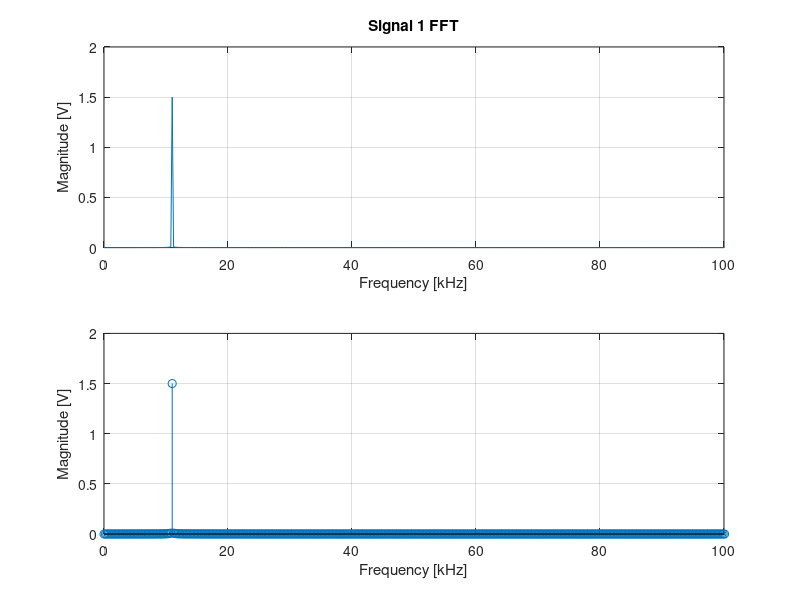
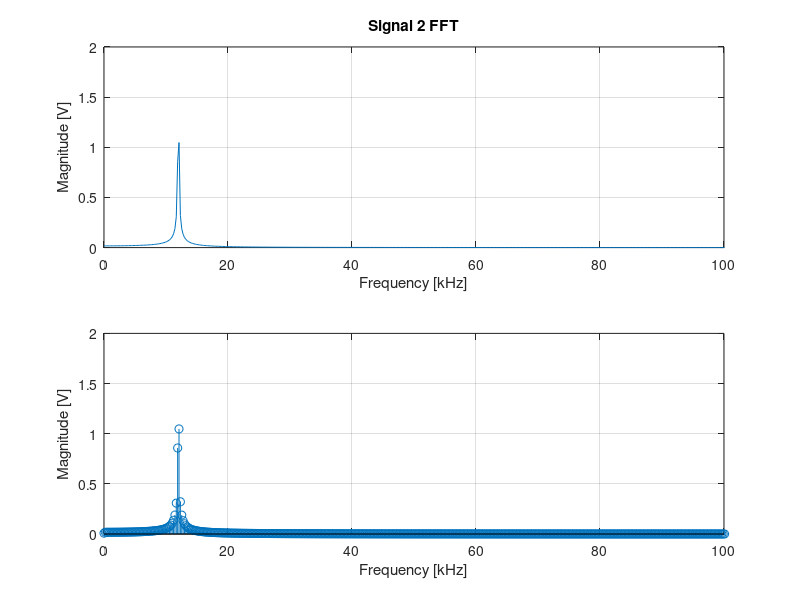
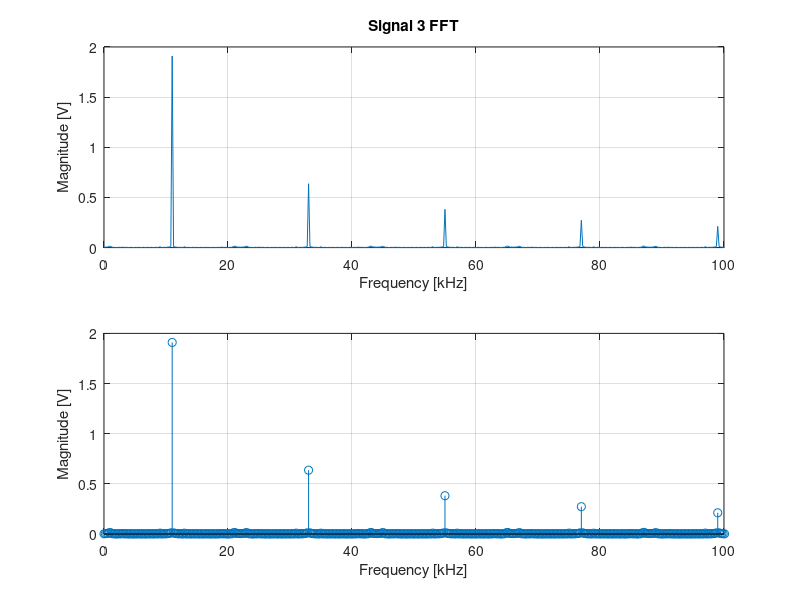
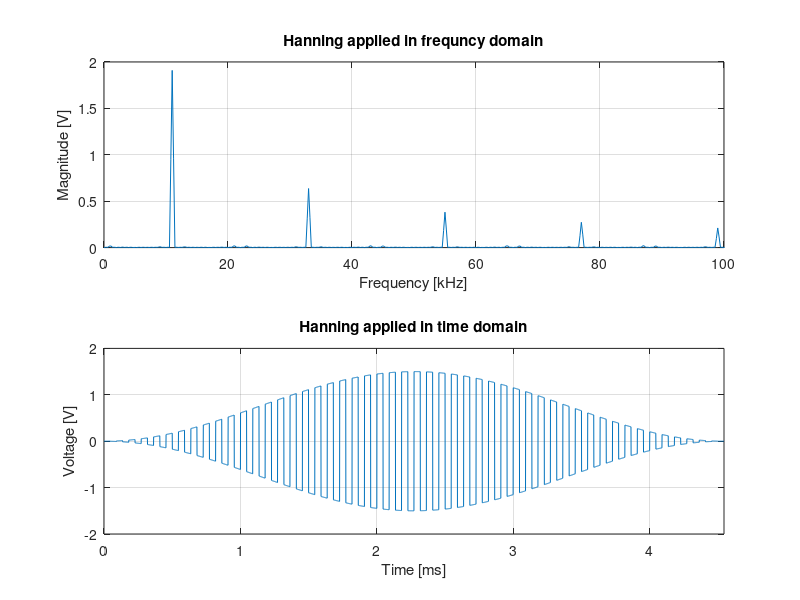

MATLAB code for these plots, in order:
%Lachlan McDermott
%Lab 5 Underwater acoustics - Part 2
%2/22/2026
clear; 
clc;
close all;

% Global variables
signalAmplitude = 1.5;
signalOffset = 0;
samplingFrequency = 1e6; %scope sample rate
signal1Frequency = 11000; %sine wave
signal2Frequency = 12000; %sine wave
signal3Frequency = 11000; %square wave
numberOfPeriods = 50;

totalTime = numberOfPeriods / signal1Frequency;
dt = 1 / samplingFrequency;
t = 0:dt:totalTime;
N = length(t);

xAxis = (0:N-1) * (samplingFrequency / N); 
f_half = samplingFrequency * (0:floor(N/2)) / N;

%signals
signal1 = signalAmplitude * sin(2*pi*signal1Frequency*t) + signalOffset;
signal2 = signalAmplitude * sin(2*pi*signal2Frequency*t) + signalOffset;
signal3 = signalAmplitude * square(2*pi*signal3Frequency*t) + signalOffset;

%signal 1
fft1 = fft(signal1);
convertComplex1 = abs(fft1 / N);
convertedfft1 = convertComplex1(1:floor(N/2)+1);
convertedfft1(2:end-1) = 2 * convertedfft1(2:end-1);

figure('Name', 'Signal 1');
subplot(2,1,1);
plot(xAxis / 1000, 2 * abs(fft1) / N);
xlim([0 100]); % 100 kHz window
ylim([0 2]);
grid on;
title('Signal 1 FFT');
xlabel('Frequency [kHz]');
ylabel('Magnitude [V]');

subplot(2,1,2); 
stem(f_half / 1000, convertedfft1);
xlim([0 100]);
ylim([0 2]);
grid on;
xlabel('Frequency [kHz]');
ylabel('Magnitude [V]');

% signal 2
fft2 = fft(signal2);
convertComplex2 = abs(fft2 / N);
convertedfft2 = convertComplex2(1:floor(N/2)+1);
convertedfft2(2:end-1) = 2 * convertedfft2(2:end-1);

figure('Name', 'Signal 2');
subplot(2,1,1);
plot(xAxis / 1000, 2 * abs(fft2) / N);
xlim([0 100]);
ylim([0 2]);
grid on;
title('Signal 2 FFT');
xlabel('Frequency [kHz]');
ylabel('Magnitude [V]');

subplot(2,1,2); 
stem(f_half / 1000, convertedfft2);
xlim([0 100]);
ylim([0 2]);
grid on;
xlabel('Frequency [kHz]');
ylabel('Magnitude [V]');

% signal 3 normal
fft3 = fft(signal3);
convertedComplex3 = abs(fft3 / N);
convertedfft3 = convertedComplex3(1:floor(N/2)+1);
convertedfft3(2:end-1) = 2 * convertedfft3(2:end-1);

figure('Name', 'Signal 3');
subplot(2,1,1);
plot(xAxis / 1000, 2 * abs(fft3) / N);
xlim([0 100]);
ylim([0 2]);
grid on;
title('Signal 3 FFT');
xlabel('Frequency [kHz]');
ylabel('Magnitude [V]');

subplot(2,1,2); 
stem(f_half / 1000, convertedfft3);
xlim([0 100]);
ylim([0 2]);
grid on;
xlabel('Frequency [kHz]');
ylabel('Magnitude [V]');

% hanning window
hanningSignal = signal3 .* hann(N)'; 
fft4 = fft(hanningSignal);
correctionFactor = 2; 

convertedComplex4 = abs(fft4 / N) * correctionFactor;
convertedfft4 = convertedComplex4(1:floor(N/2)+1);
convertedfft4(2:end-1) = 2 * convertedfft4(2:end-1);

figure('Name', 'Signal 3 w/ Hanning Window');

%frq domain
subplot(2,1,1);
plot(xAxis / 1000, 2 * abs(fft4) / N * correctionFactor);
xlim([0 100]); 
ylim([0 2]); 
grid on;
title('Hanning applied in frequncy domain');
xlabel('Frequency [kHz]'); 
ylabel('Magnitude [V]');

%time domain_
subplot(2,1,2); 
plot(t * 1000, hanningSignal);
xlim([0, max(t)*1000]); 
ylim([-2 2]); 
grid on;
title('Hanning applied in time domain');
xlabel('Time [ms]'); 
ylabel('Voltage [V]');